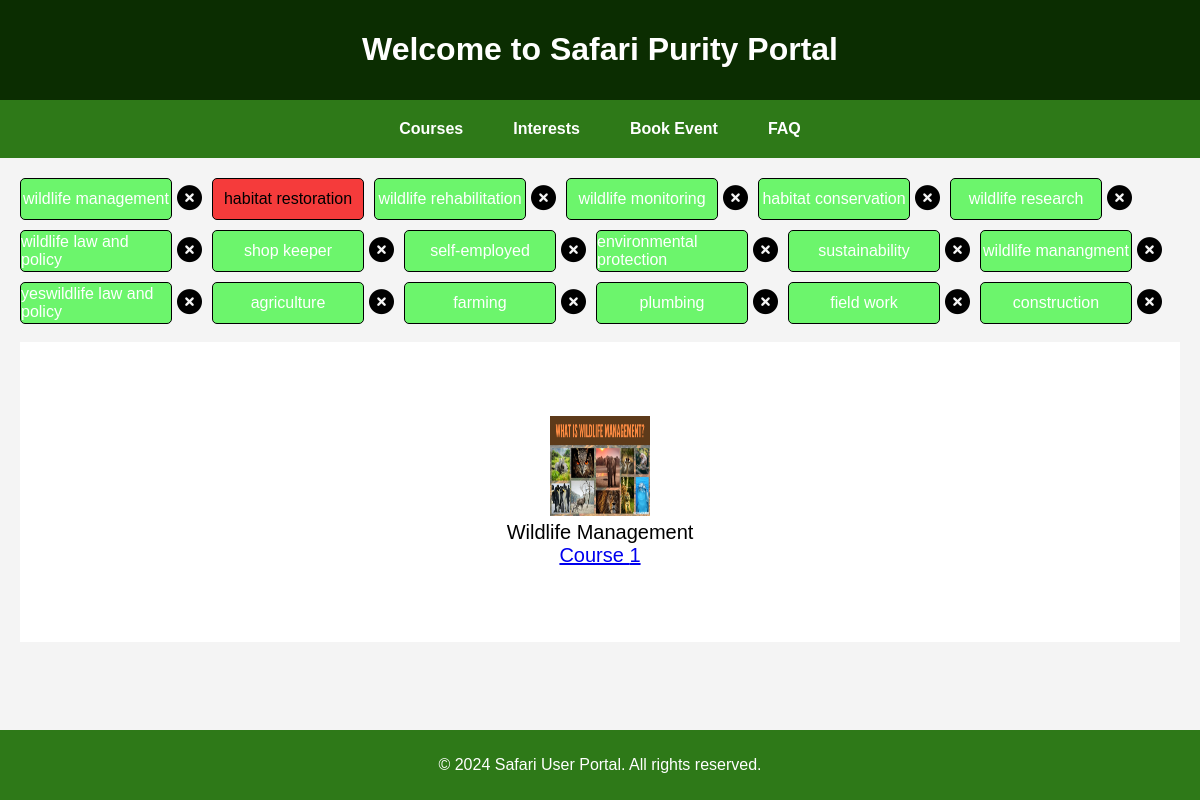
The app's page /safari_learning/interests/3/ (signed in) with its own data.
### safari_learning/models.py (models this page shows, shortened)
class SafariUser(AbstractUser):
    age = models.PositiveSmallIntegerField(validators=[validate_age], null=True)
    profession = models.CharField(max_length=200)
    interests = models.JSONField(null=True)

class Interest(models.Model):
    interest = models.CharField(max_length=700)

class SafariCourse(models.Model):
    course_name = models.CharField(max_length=600, default="no course name")
    course_link = models.URLField(max_length=600)
    file_name = models.FilePathField(path=images_path, match=r'\.(jpg|jpeg|png|gif|bmp)$')
    profession_json = models.JSONField(null=True)
    course_tags = models.JSONField(null=True)
    def __str__(self):
        return "<{0}> image {1} is saved".format(self.__class__.__name__, self.file_name)

### safari_learning/views.py (the view)
# urls.py: path("interests/<int:user_id>/", views.safari_user_interests, name='interests'),
def safari_user_interests(request, user_id):
    template_name_1 = "safari_learning/interests.html"
    template_name_2 = "safari_learning/interesterror.html"
    context_variable = {}
    if request.user.is_authenticated:
        if request.method == "GET":
            if request.user.id != user_id:
                return render(request, template_name_2)
            user_interests = request.user.interests
            if user_interests:
                user_interests = user_interests.get("interests", [])
            else:
                user_interests = []
            all_interests = Interest.objects.all()
            all_courses = SafariCourse.objects.all()
            print(all_courses)
            recommended_courses = [recommended_course for recommended_course in all_courses if set(user_interests).intersection(recommended_course.course_tags.get("course_tags"))]
            context_variable["recommended_courses"] = recommended_courses
            context_variable["user_interests"] = user_interests
            context_variable["all_interests"] = all_interests
            context_variable["logged_in_user"] = request.user
            return render(request, template_name_1, context_variable)
    redirectback_here_link = reverse("safari:login")
    return redirect(redirectback_here_link)

### safari_learning/templates/safari_learning/interests.html (shortened to what this page needs)
<!DOCTYPE html>
<html lang="en">
  <head>
    {% load static %}
    <link rel="stylesheet" href="{% static './styles/Interests.css' %}" />
  </head>
  <body>
    <header>
      <h1>Welcome to Safari {{ logged_in_user.first_name }} Portal</h1>
    </header>
    <nav>
      <a href="{% url 'safari:homepage' %}">Courses</a>
      <a href="{% url 'safari:interests' user.id %}">Interests</a>
      <a href="{% url 'safari:book_event' %}">Book Event</a>
      <a href="{% url 'safari:faq_page' %}">FAQ</a>
    </nav>
    {% if all_interests %}
      <main style="padding: 20px;">
        {% if user_interests %}
          <div class="interest-container">
            {% for each_interest_obj in all_interests %}
              {% if each_interest_obj.interest in user_interests %}
                <div id="div_user_interest_{{ forloop.counter }}" class="interest-item user-interest">
                  <span onclick="postRequest(event)" id="user_interest_{{ forloop.counter }}" class="interest-span user-interest-span">{{ each_interest_obj.interest }}</span>
                  <i class="fa-solid fa-circle-xmark remove-icon" id="{{ forloop.counter }}" onclick="deleteRequest(event)"></i>
                </div>
              {% else %}
                <div id="div_user_interest_{{ forloop.counter }}" class="interest-item">
                  <span onclick="postRequest(event)" id="user_interest_{{ forloop.counter }}" class="interest-span">{{ each_interest_obj.interest }}</span>
                </div>
              {% endif %}
            {% endfor %}
          </div>
        {% endif %}
        <br />
        <div id="slideshow">
          <div class="slide-wrapper">
            {% for recommended_course in recommended_courses %}
              <div class="slide">
                <div class="course-div">
                  <div>
                    <img style="max-width: 100%; width: 100px; height: 100px;" src="{% static 'course_image/' %}{{ recommended_course.file_name }}" alt="{{ recommended_course.file_name }} pic" />
                  </div>
                  <div>{{ recommended_course.course_name }}</div>
                  <div>
                    <a href="{{ recommended_course.course_link }}" target="_blank">Course {{ forloop.counter }}</a>
                  </div>
                </div>
              </div>
            {% endfor %}
          </div>
        </div>
      </main>
    {% else %}
      <div>No course tags filters yet</div>
    {% endif %}
    <footer>
      <p>&copy; 2024 Safari User Portal. All rights reserved.</p>
    </footer>
  </body>
</html>

### safari_learning/static/styles/Interests.css (style rules this page uses)
html, body { height: 100%; margin: 0; padding: 0; display: flex; flex-direction: column; }
body { font-family: Arial, sans-serif; background-color: #f4f4f4; }
header { background-color: #0b2d01; color: #fff; padding: 10px 0; text-align: center; }
nav { display: flex; justify-content: center; background-color: #2e7918; padding: 10px; }
nav a { color: white; text-decoration: none; margin: 0 15px; font-weight: bold; padding: 10px; border-radius: 5px; }
main { flex: 1; padding: 20px; }
.interest-container { display: flex; flex-wrap: wrap; gap: 10px; }
.interest-item { display: flex; align-items: center; }
.interest-span { display: flex; justify-content: center; align-items: center; width: 150px; height: 40px; border: 1px solid black; border-radius: 5px; background-color: #f53b3b; color: rgb(0, 0, 0); }
.user-interest-span { background-color: #6cf56c; color: white; }
.remove-icon { font-size: 25px; margin-left: 5px; }
#slideshow { overflow: hidden; }
.slide-wrapper { white-space: nowrap; font-size: 0; animation: slide 20s infinite; }
.slide { display: inline-block; width: 100%; height: 300px; background: #fff; }
.course-div { width: 100%; height: 100%; text-align: center; font-size: 20px; display: flex; flex-direction: column; justify-content: center; align-items: center; }
footer { background-color:#2e7918; color: #fff; text-align: center; padding: 10px 0; width: 100%; }

### records on screen
SafariUser: first_name "Purity"
Interest: interest "wildlife management"
Interest: interest "habitat restoration"
Interest: interest "wildlife rehabilitation"
Interest: interest "wildlife monitoring"
Interest: interest "habitat conservation"
Interest: interest "wildlife research"
Interest: interest "wildlife law and policy"
Interest: interest "shop keeper"
Interest: interest "self-employed"
Interest: interest "environmental protection"
Interest: interest "sustainability"
Interest: interest "wildlife manangment"
Interest: interest "yeswildlife law and policy"
Interest: interest "agriculture"
Interest: interest "farming"
Interest: interest "plumbing"
Interest: interest "field work"
Interest: interest "construction"
SafariCourse: file_name (picture), course_name "Wildlife Management"
